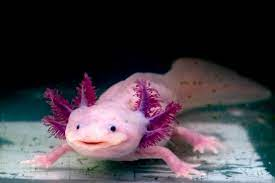
#> input picture ajolote.jpg, 275 x 183 px
$ python padding-imagen.py --image ajolote.jpg
#> lines starting #> are read from the running program, lines starting #| are printed output that depends on the picture
#> further down, image is the input picture: shape (183, 275, 3); mean B, G, R 70.6, 63.5, 71.5

import numpy as np
import cv2
import matplotlib.pyplot as plt
import argparse

#funcion para agregar padding a una imagen
def padding (image, pad, verbose=False):

	#condicional para pasar la imagen a blanco y negro
#> called with pad = 1, verbose = True
	if len(image.shape) == 3:
		print("Found 3 Channels : {}".format(image.shape))
#| Found 3 Channels : (183, 275, 3)
		image = cv2.cvtColor(image, cv2.COLOR_BGR2GRAY)
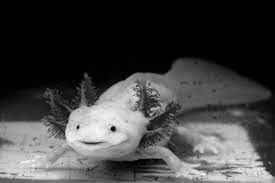
#> image: shape (183, 275); min 0, max 253, mean 66.7
		print("Converted to Gray Channel. Size : {}".format(image.shape))
#| Converted to Gray Channel. Size : (183, 275)
	else:
		print("Image Shape : {}".format(image.shape))

	row, col = image.shape
#> row = 183; col = 275

	row2 = 0
	col2 = 0

	#definen las dimensiones de la matriz con el padding
	row2 = row + 2*pad
#> row2 = 185
	col2 = col + 2*pad
#> col2 = 277

	matres = np.zeros((row2, col2))

	#ciclo que llena matres a partir del padding que fue indicado
	for i in range(pad, row2-pad):
		for j in range(pad, col2-pad):
			matres[i][j] = image[i-pad][j-pad]
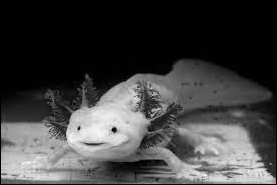
#> matres: shape (185, 277) float64; min 0, max 253, mean 65.5

	#condicional para mostrar la imagen con el padding
	if verbose:
		plt.imshow(matres, cmap='gray')
		plt.title("Padded Image")
		plt.show()

	return matres


#condicional para ejecutar  el codigo a partir de una imagen
if __name__ == '__main__':
    ap = argparse.ArgumentParser()
    ap.add_argument("-i", "--image", required=True, help="Path to the image")
    args = vars(ap.parse_args())
    image = cv2.imread(args["image"])

print (padding(image, 1, verbose=True))
#> (printed output is left out)
